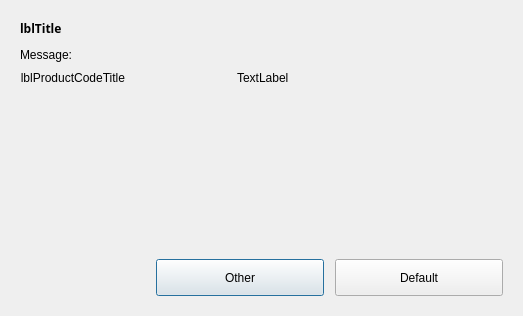
<?xml version="1.0" encoding="UTF-8"?>
<ui version="4.0">
 <class>Dialog</class>
 <widget class="QDialog" name="Dialog">
  <property name="geometry">
   <rect>
    <x>0</x>
    <y>0</y>
    <width>523</width>
    <height>316</height>
   </rect>
  </property>
  <property name="windowTitle">
   <string>Dialog</string>
  </property>
  <property name="autoFillBackground">
   <bool>false</bool>
  </property>
  <layout class="QVBoxLayout" name="verticalLayout_2">
   <item>
    <widget class="QFrame" name="frContainer">
     <property name="frameShape">
      <enum>QFrame::NoFrame</enum>
     </property>
     <property name="frameShadow">
      <enum>QFrame::Raised</enum>
     </property>
     <layout class="QVBoxLayout" name="verticalLayout">
      <item>
       <layout class="QHBoxLayout" name="DialogTitle">
        <property name="bottomMargin">
         <number>5</number>
        </property>
        <item>
         <widget class="QLabel" name="lblTitle">
          <property name="sizePolicy">
           <sizepolicy hsizetype="Preferred" vsizetype="Preferred">
            <horstretch>0</horstretch>
            <verstretch>0</verstretch>
           </sizepolicy>
          </property>
          <property name="maximumSize">
           <size>
            <width>16777215</width>
            <height>45</height>
           </size>
          </property>
          <property name="font">
           <font>
            <family>Century Gothic</family>
            <weight>75</weight>
            <bold>true</bold>
           </font>
          </property>
          <property name="text">
           <string>lblTitle</string>
          </property>
         </widget>
        </item>
       </layout>
      </item>
      <item>
       <widget class="QLabel" name="lblMessage">
        <property name="text">
         <string>Message:</string>
        </property>
       </widget>
      </item>
      <item>
       <layout class="QHBoxLayout" name="horizontalLayout">
        <item>
         <layout class="QGridLayout" name="gridLayout">
          <item row="0" column="0">
           <widget class="QLabel" name="lblProductCodeTitle">
            <property name="text">
             <string>lblProductCodeTitle</string>
            </property>
            <property name="alignment">
             <set>Qt::AlignRight|Qt::AlignTrailing|Qt::AlignVCenter</set>
            </property>
           </widget>
          </item>
          <item row="0" column="1">
           <layout class="QHBoxLayout" name="productCodeLayout">
            <item>
             <widget class="QFrame" name="txtProductCodeValue">
              <property name="sizePolicy">
               <sizepolicy hsizetype="Preferred" vsizetype="Fixed">
                <horstretch>1</horstretch>
                <verstretch>0</verstretch>
               </sizepolicy>
              </property>
              <property name="minimumSize">
               <size>
                <width>100</width>
                <height>20</height>
               </size>
              </property>
              <property name="frameShape">
               <enum>QFrame::NoFrame</enum>
              </property>
              <property name="frameShadow">
               <enum>QFrame::Raised</enum>
              </property>
             </widget>
            </item>
            <item>
             <widget class="QLabel" name="lblLuhnKeyValidator">
              <property name="minimumSize">
               <size>
                <width>0</width>
                <height>0</height>
               </size>
              </property>
              <property name="text">
               <string>TextLabel</string>
              </property>
             </widget>
            </item>
           </layout>
          </item>
         </layout>
        </item>
        <item>
         <spacer name="ContentRightSpacer">
          <property name="orientation">
           <enum>Qt::Horizontal</enum>
          </property>
          <property name="sizeHint" stdset="0">
           <size>
            <width>188</width>
            <height>20</height>
           </size>
          </property>
         </spacer>
        </item>
       </layout>
      </item>
      <item>
       <spacer name="ContentBottomSpacer">
        <property name="orientation">
         <enum>Qt::Vertical</enum>
        </property>
        <property name="sizeHint" stdset="0">
         <size>
          <width>20</width>
          <height>43</height>
         </size>
        </property>
       </spacer>
      </item>
      <item>
       <layout class="QHBoxLayout" name="DialogButtons">
        <property name="topMargin">
         <number>5</number>
        </property>
        <item>
         <spacer name="ButtonAlignSpacer">
          <property name="orientation">
           <enum>Qt::Horizontal</enum>
          </property>
          <property name="sizeHint" stdset="0">
           <size>
            <width>40</width>
            <height>20</height>
           </size>
          </property>
         </spacer>
        </item>
        <item>
         <widget class="QPushButton" name="btnCancel">
          <property name="enabled">
           <bool>true</bool>
          </property>
          <property name="minimumSize">
           <size>
            <width>168</width>
            <height>37</height>
           </size>
          </property>
          <property name="maximumSize">
           <size>
            <width>168</width>
            <height>37</height>
           </size>
          </property>
          <property name="text">
           <string>Other</string>
          </property>
          <property name="default">
           <bool>false</bool>
          </property>
         </widget>
        </item>
        <item>
         <spacer name="ButtonsSpacer">
          <property name="orientation">
           <enum>Qt::Horizontal</enum>
          </property>
          <property name="sizeType">
           <enum>QSizePolicy::Fixed</enum>
          </property>
          <property name="sizeHint" stdset="0">
           <size>
            <width>5</width>
            <height>20</height>
           </size>
          </property>
         </spacer>
        </item>
        <item>
         <widget class="QPushButton" name="btnOK">
          <property name="enabled">
           <bool>true</bool>
          </property>
          <property name="minimumSize">
           <size>
            <width>168</width>
            <height>37</height>
           </size>
          </property>
          <property name="maximumSize">
           <size>
            <width>168</width>
            <height>37</height>
           </size>
          </property>
          <property name="text">
           <string>Default</string>
          </property>
          <property name="default">
           <bool>false</bool>
          </property>
         </widget>
        </item>
       </layout>
      </item>
     </layout>
    </widget>
   </item>
  </layout>
 </widget>
 <resources/>
 <connections/>
</ui>
